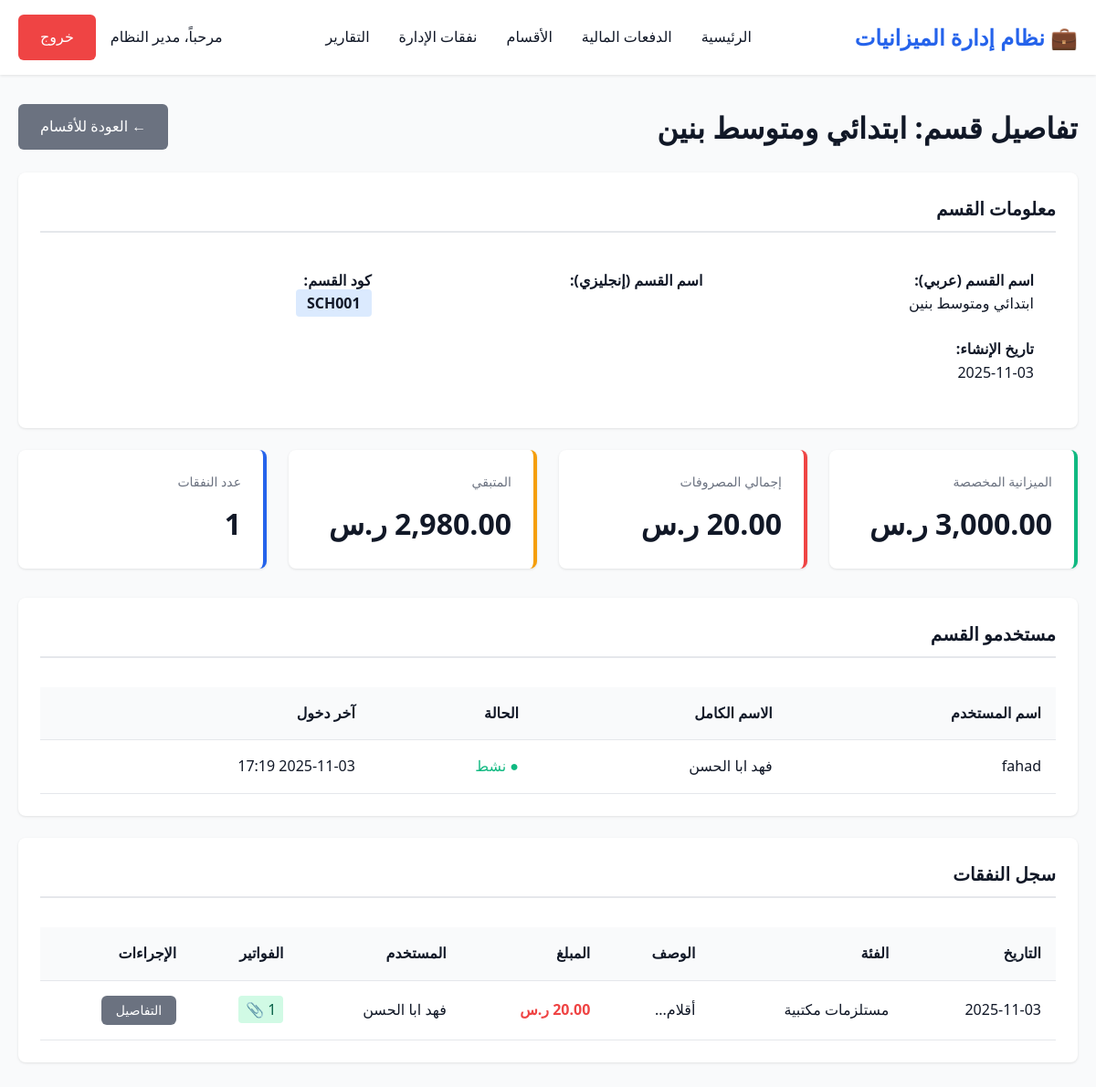
Screenshot of /admin/department_details.php?id=1 (signed in) with the database file from the repository.
### tables this page shows
CREATE TABLE `departments` (
  `id` int(11) NOT NULL,
  `name_ar` varchar(200) NOT NULL,
  `name_en` varchar(200) NOT NULL,
  `code` varchar(50) NOT NULL,
  `allocated_budget` decimal(15,2) DEFAULT 0.00,
  `total_received` decimal(15,2) DEFAULT 0.00,
  `spent_amount` decimal(15,2) DEFAULT 0.00,
  `last_distribution_date` date DEFAULT NULL,
  `description` text DEFAULT NULL,
  `is_active` tinyint(1) DEFAULT 1,
  `created_at` timestamp NOT NULL DEFAULT current_timestamp(),
  `updated_at` timestamp NOT NULL DEFAULT current_timestamp() ON UPDATE current_timestamp(),
  `manager_name` varchar(255) DEFAULT NULL,
  `custody_officer` varchar(255) DEFAULT NULL,
  `custody_officer_name` varchar(255) DEFAULT NULL COMMENT 'اسم مسؤول العهدة',
  `director_name` varchar(255) DEFAULT NULL COMMENT 'اسم مدير المدرسة'
);

CREATE TABLE `users` (
  `id` int(11) NOT NULL,
  `username` varchar(100) NOT NULL,
  `password_hash` varchar(255) NOT NULL,
  `full_name` varchar(200) NOT NULL,
  `role` enum('admin','department') DEFAULT 'department',
  `department_id` int(11) DEFAULT NULL,
  `is_active` tinyint(1) DEFAULT 1,
  `created_at` timestamp NOT NULL DEFAULT current_timestamp(),
  `last_login` timestamp NULL DEFAULT NULL,
  `phone` varchar(20) DEFAULT NULL,
  `position` varchar(100) DEFAULT NULL COMMENT 'المسمى الوظيفي'
);

CREATE TABLE `expenses` (
  `id` int(11) NOT NULL,
  `department_id` int(11) NOT NULL,
  `expense_date` date NOT NULL,
  `category` varchar(100) NOT NULL,
  `description` text NOT NULL,
  `amount` decimal(15,2) NOT NULL,
  `payment_method` enum('cash','bank_transfer','check','credit_card') DEFAULT 'cash',
  `vendor_name` varchar(200) DEFAULT NULL,
  `notes` text DEFAULT NULL,
  `created_by` int(11) NOT NULL,
  `created_at` timestamp NOT NULL DEFAULT current_timestamp(),
  `updated_at` timestamp NOT NULL DEFAULT current_timestamp() ON UPDATE current_timestamp(),
  `batch_id` int(11) DEFAULT NULL
);

### admin/department_details.php (the view, shortened to what this page needs)
<?php
$database = new Database();
$db = $database->getConnection();
$department_id = isset($_GET['id']) ? intval($_GET['id']) : 0;
$query = "SELECT * FROM departments WHERE id = :id";
$stmt = $db->prepare($query);
$stmt->bindParam(':id', $department_id);
$stmt->execute();
$department = $stmt->fetch(PDO::FETCH_ASSOC);
$query = "SELECT * FROM users WHERE department_id = :dept_id";
$stmt = $db->prepare($query);
$stmt->bindParam(':dept_id', $department_id);
$stmt->execute();
$users = $stmt->fetchAll(PDO::FETCH_ASSOC);
$query = "SELECT e.*, u.full_name as created_by_name,
          (SELECT COUNT(*) FROM invoices WHERE expense_id = e.id) as invoice_count
          FROM expenses e
          LEFT JOIN users u ON e.created_by = u.id
          WHERE e.department_id = :dept_id
          ORDER BY e.expense_date DESC, e.created_at DESC";
$stmt = $db->prepare($query);
$stmt->bindParam(':dept_id', $department_id);
$stmt->execute();
$expenses = $stmt->fetchAll(PDO::FETCH_ASSOC);
$query = "SELECT
          COUNT(*) as total_expenses,
          SUM(amount) as total_amount,
          MIN(expense_date) as first_expense,
          MAX(expense_date) as last_expense
          FROM expenses
          WHERE department_id = :dept_id";
$stmt = $db->prepare($query);
$stmt->bindParam(':dept_id', $department_id);
$stmt->execute();
$stats = $stmt->fetch(PDO::FETCH_ASSOC);
?>
<!DOCTYPE html>
<html lang="ar">
<head>
    <link rel="stylesheet" href="../assets/css/style.css">
</head>
<body>
    <header class="header">
        <div class="container">
            <nav class="navbar">
                <div class="logo">💼 نظام إدارة الميزانيات</div>
                <ul class="nav-menu" id="navMenu">
                    <li><a href="dashboard.php">الرئيسية</a></li>
                    <li><a href="budget_batches.php">الدفعات المالية</a></li>
                    <li><a href="departments.php">الأقسام</a></li>
                    <li><a href="expenses.php">نفقات الإدارة</a></li>
                    <li><a href="reports.php">التقارير</a></li>
                </ul>
                <div class="user-info">
                    <span>مرحباً، <?php echo htmlspecialchars($_SESSION['full_name']); ?></span>
                    <a href="../logout.php" class="btn btn-danger">خروج</a>
                </div>
            </nav>
        </div>
    </header>
    <main class="main-content">
        <div class="container">
            <div class="flex flex-between flex-center mb-3">
                <h1>تفاصيل قسم: <?php echo htmlspecialchars($department['name_ar']); ?></h1>
                <a href="departments.php" class="btn btn-secondary">← العودة للأقسام</a>
            </div>
            <div class="card">
                <div class="card-header">معلومات القسم</div>
                <div style="padding: 1.5rem;">
                    <div style="display: grid; grid-template-columns: repeat(auto-fit, minmax(250px, 1fr)); gap: 1.5rem;">
                        <div>
                            <strong>اسم القسم (عربي):</strong>
                            <p><?php echo htmlspecialchars($department['name_ar']); ?></p>
                        </div>
                        <div>
                            <strong>اسم القسم (إنجليزي):</strong>
                        </div>
                        <div>
                            <strong>كود القسم:</strong>
                            <p><span style="background: #dbeafe; padding: 0.25rem 0.75rem; border-radius: 4px; font-weight: bold;"><?php echo htmlspecialchars($department['code']); ?></span></p>
                        </div>
                        <div>
                            <strong>تاريخ الإنشاء:</strong>
                            <p><?php echo date('Y-m-d', strtotime($department['created_at'])); ?></p>
                        </div>
                    </div>
                </div>
            </div>
            <div class="stats-grid">
                <div class="stat-card success">
                    <div class="stat-label">الميزانية المخصصة</div>
                    <div class="stat-value"><?php echo number_format($department['allocated_budget'], 2); ?> ر.س</div>
                </div>
                <div class="stat-card danger">
                    <div class="stat-label">إجمالي المصروفات</div>
                    <div class="stat-value"><?php echo number_format($department['spent_amount'], 2); ?> ر.س</div>
                </div>
                <div class="stat-card warning">
                    <div class="stat-label">المتبقي</div>
                    <div class="stat-value"><?php echo number_format($department['allocated_budget'] - $department['spent_amount'], 2); ?> ر.س</div>
                </div>
                <div class="stat-card">
                    <div class="stat-label">عدد النفقات</div>
                    <div class="stat-value"><?php echo $stats['total_expenses']; ?></div>
                </div>
            </div>
            <div class="card">
                <div class="card-header">مستخدمو القسم</div>
                <div class="table-responsive">
                    <table class="table">
                        <thead>
                            <tr>
                                <th>اسم المستخدم</th>
                                <th>الاسم الكامل</th>
                                <th>الحالة</th>
                                <th>آخر دخول</th>
                            </tr>
                        </thead>
                        <tbody>
                            <?php if (count($users) > 0): ?>
                                <?php foreach ($users as $user): ?>
                                    <tr>
                                        <td><?php echo htmlspecialchars($user['username']); ?></td>
                                        <td><?php echo htmlspecialchars($user['full_name']); ?></td>
                                        <td>
                                            <?php if ($user['is_active']): ?>
                                                <span style="color: #10b981;">● نشط</span>
                                            <?php else: ?>
                                                <span style="color: #ef4444;">● غير نشط</span>
                                            <?php endif; ?>
                                        </td>
                                        <td>
                                            <?php echo $user['last_login'] ? date('Y-m-d H:i', strtotime($user['last_login'])) : 'لم يسجل دخول'; ?>
                                        </td>
                                    </tr>
                                <?php endforeach; ?>
                            <?php else: ?>
                                <tr>
                                    <td colspan="4" class="text-center">لا يوجد مستخدمون</td>
                                </tr>
                            <?php endif; ?>
                        </tbody>
                    </table>
                </div>
            </div>
            <div class="card">
                <div class="card-header">سجل النفقات</div>
                <div class="table-responsive">
                    <table class="table">
                        <thead>
                            <tr>
                                <th>التاريخ</th>
                                <th>الفئة</th>
                                <th>الوصف</th>
                                <th>المبلغ</th>
                                <th>المستخدم</th>
                                <th>الفواتير</th>
                                <th>الإجراءات</th>
                            </tr>
                        </thead>
                        <tbody>
                            <?php if (count($expenses) > 0): ?>
                                <?php foreach ($expenses as $expense): ?>
                                    <tr>
                                        <td><?php echo date('Y-m-d', strtotime($expense['expense_date'])); ?></td>
                                        <td><?php echo htmlspecialchars($expense['category']); ?></td>
                                        <td><?php echo htmlspecialchars(mb_substr($expense['description'], 0, 40)); ?>...</td>
                                        <td style="font-weight: bold; color: #ef4444;">
                                            <?php echo number_format($expense['amount'], 2); ?> ر.س
                                        </td>
                                        <td><?php echo htmlspecialchars($expense['created_by_name']); ?></td>
                                        <td>
                                            <?php if ($expense['invoice_count'] > 0): ?>
                                                <span style="background: #d1fae5; color: #065f46; padding: 0.25rem 0.5rem; border-radius: 4px;">
                                                    <?php echo $expense['invoice_count']; ?> 📎
                                                </span>
                                            <?php else: ?>
                                                <span style="color: #6b7280;">لا توجد</span>
                                            <?php endif; ?>
                                        </td>
                                        <td>
                                            <button onclick="viewExpenseDetails(<?php echo $expense['id']; ?>)"
                                                    class="btn btn-secondary" style="padding: 0.5rem 1rem; font-size: 0.875rem;">
                                                التفاصيل
                                            </button>
                                        </td>
                                    </tr>
                                <?php endforeach; ?>
                            <?php else: ?>
                                <tr>
                                    <td colspan="7" class="text-center">لا توجد نفقات مسجلة</td>
                                </tr>
                            <?php endif; ?>
                        </tbody>
                    </table>
                </div>
            </div>
        </div>
    </main>
</body>
</html>

### assets/css/style.css (style rules this page uses)
:root { --primary-color: #2563eb; --secondary-color: #10b981; --danger-color: #ef4444; --warning-color: #f59e0b; --dark-bg: #1f2937; --light-bg: #f9fafb; --border-color: #e5e7eb; --text-primary: #111827; --text-secondary: #6b7280; --shadow: 0 1px 3px 0 rgba(0, 0, 0, 0.1); --shadow-lg: 0 10px 15px -3px rgba(0, 0, 0, 0.1); }
* { margin: 0; padding: 0; box-sizing: border-box; }
body { font-family: 'Segoe UI', Tahoma, Geneva, Verdana, sans-serif; direction: rtl; text-align: right; background-color: var(--light-bg); color: var(--text-primary); line-height: 1.6; }
.container { max-width: 1200px; margin: 0 auto; padding: 0 20px; }
.header { background: white; box-shadow: var(--shadow); position: sticky; top: 0; z-index: 1000; }
.navbar { display: flex; justify-content: space-between; align-items: center; padding: 1rem 0; }
.logo { font-size: 1.5rem; font-weight: bold; color: var(--primary-color); }
.nav-menu { display: flex; list-style: none; gap: 2rem; }
.nav-menu a { text-decoration: none; color: var(--text-primary); font-weight: 500; transition: color 0.3s; }
.user-info { display: flex; align-items: center; gap: 1rem; }
.main-content { padding: 2rem 0; min-height: calc(100vh - 200px); }
.card { background: white; border-radius: 8px; box-shadow: var(--shadow); padding: 1.5rem; margin-bottom: 1.5rem; }
.card-header { font-size: 1.25rem; font-weight: 600; margin-bottom: 1rem; padding-bottom: 0.5rem; border-bottom: 2px solid var(--border-color); }
.stats-grid { display: grid; grid-template-columns: repeat(auto-fit, minmax(250px, 1fr)); gap: 1.5rem; margin-bottom: 2rem; }
.stat-card { background: white; border-radius: 8px; padding: 1.5rem; box-shadow: var(--shadow); border-right: 4px solid var(--primary-color); }
.stat-card.success { border-right-color: var(--secondary-color); }
.stat-card.danger { border-right-color: var(--danger-color); }
.stat-card.warning { border-right-color: var(--warning-color); }
.stat-label { font-size: 0.875rem; color: var(--text-secondary); margin-bottom: 0.5rem; }
.stat-value { font-size: 2rem; font-weight: bold; color: var(--text-primary); }
.btn { padding: 0.75rem 1.5rem; border: none; border-radius: 6px; font-size: 1rem; font-weight: 500; cursor: pointer; transition: all 0.3s; text-decoration: none; display: inline-block; }
.btn-danger { background: var(--danger-color); color: white; }
.btn-secondary { background: var(--text-secondary); color: white; }
.table-responsive { overflow-x: auto; }
.table { width: 100%; border-collapse: collapse; margin-top: 1rem; }
.table th, .table td { padding: 1rem; text-align: right; border-bottom: 1px solid var(--border-color); }
.table th { background: var(--light-bg); font-weight: 600; color: var(--text-primary); }
.stat-value { animation: countUp 0.6s ease-out; }
.mb-3 { margin-bottom: 1.5rem; }
.flex { display: flex; }
.flex-between { justify-content: space-between; }
.flex-center { align-items: center; }

### rows the page displays
departments: name_ar "ابتدائي ومتوسط بنين", code "SCH001", created_at "2025-11-03"
users: username "fahad", full_name "فهد ابا الحسن", is_active "● نشط", last_login "2025-11-03 17:19"
expenses: expense_date "2025-11-03", category "مستلزمات مكتبية", description "أقلام", amount "20.00", created_by.full_name "فهد ابا الحسن"

### other values shown
$_SESSION['full_name'] "مدير النظام"
$stats['total_expenses'] "1"
